Frame 1 (no input): blank canvas, image omitted
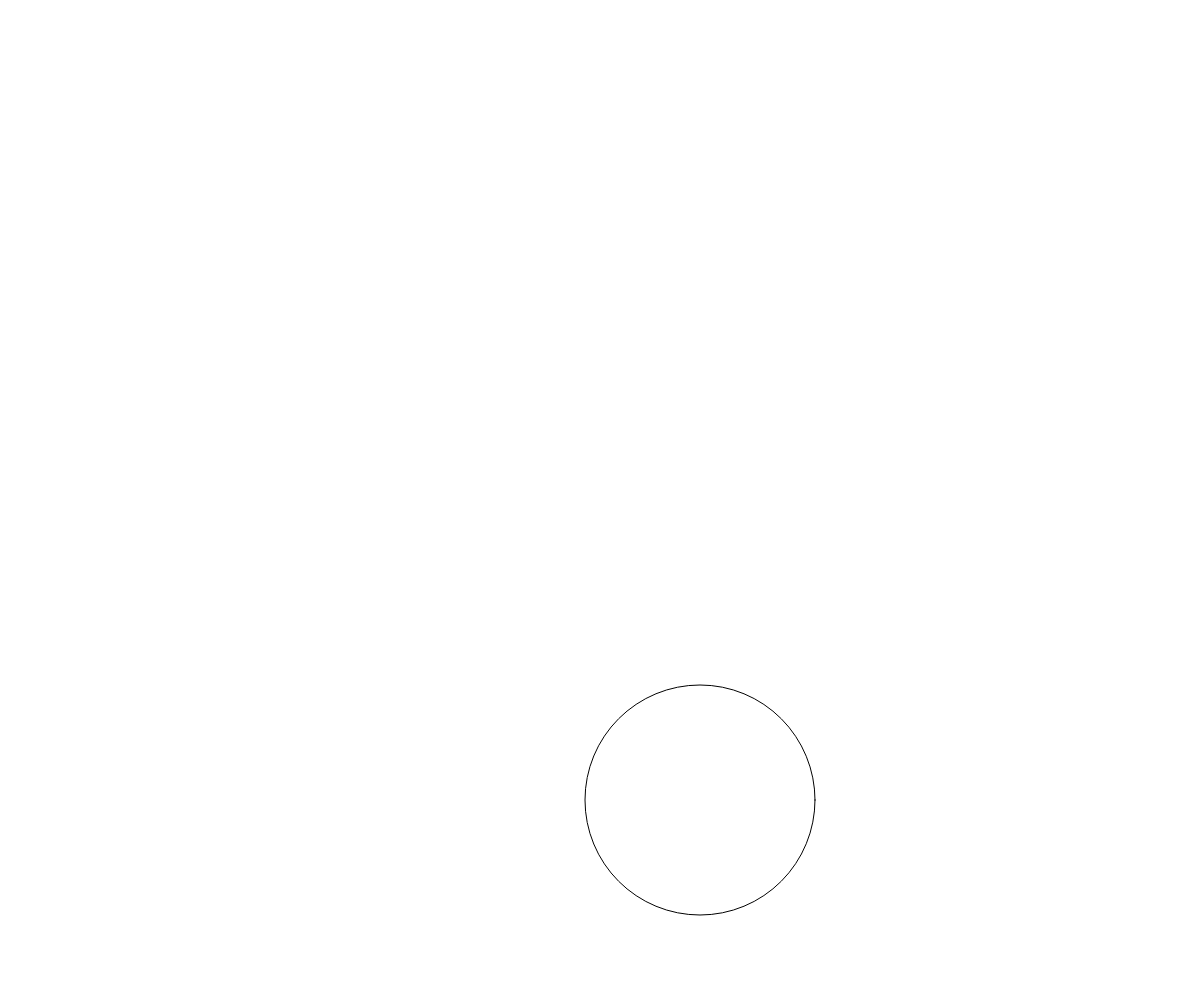
Frame 60 (no input)
Frame 120 (the mouse pressed at the canvas centre since frame 60): blank canvas, image omitted

The p5.js sketch that drew this single still picture (run headless with seeded random() and noise() and a simulated clock; from frame 60 on, the mouse is pressed at the canvas centre):

// p5.js sketch
// ── sketch.js
let x = 100;
let y = 200;
let width = 50;
let speed = 10;

const canvasWidth = window.innerWidth;
const canvasHeight = window.innerHeight; 

async function setup() {
    createCanvas(canvasWidth, canvasHeight);
}

// In p5.js, if you create a function called "draw",
// the function will be invoked over and over again
// in an animation loop (which is part of how p5.js 
// works).
function draw() {
    x += speed;
    width += 3;
    y += speed;

    clear();
    noFill();
    circle(x, y, width);
    //drawGrid(canvasWidth, canvasHeight);
}
